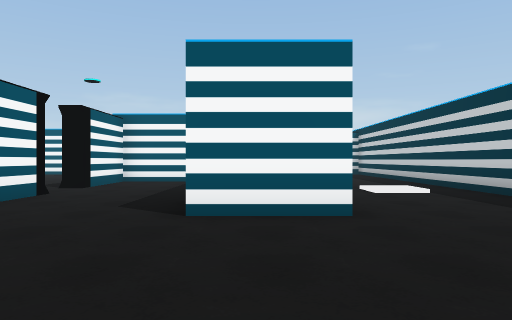
View 1 (above)

21 first-person views from a walk through a 3-D level made in the Unity game engine. The camera is 1.2 m above the floor, looks level and sees 70° across. Doors are open. The floor is counted in squares, 2 m on a side. Each view is taken from the middle of a square. On the plan, view 1 faces up. The plan holds only what a view shows up to about 10 squares ahead; the rest is blank. The place goes on beyond the plan. The player is left out.

View 2
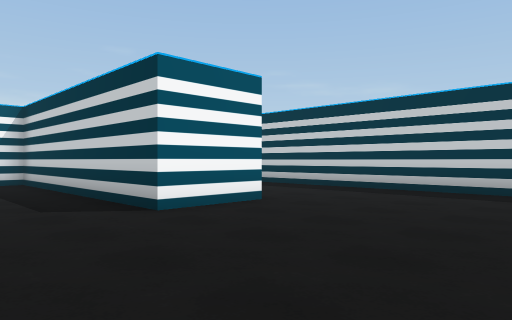

View 3
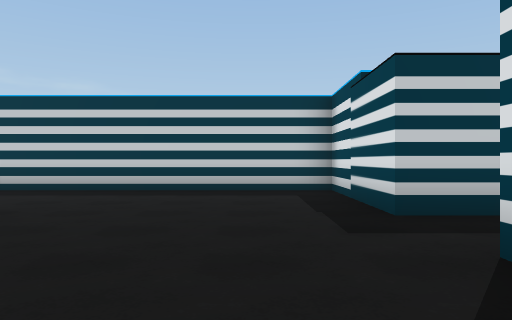

View 4
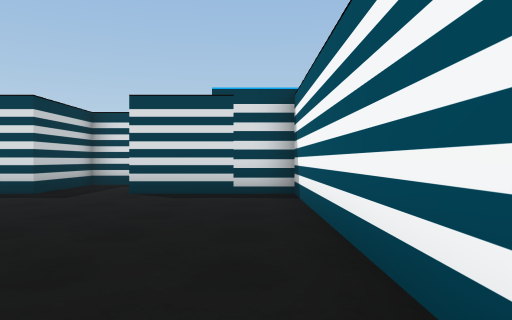

View 5
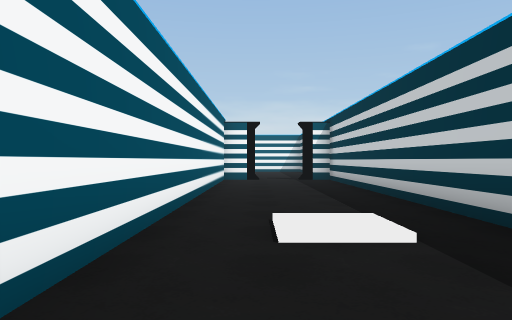

View 6
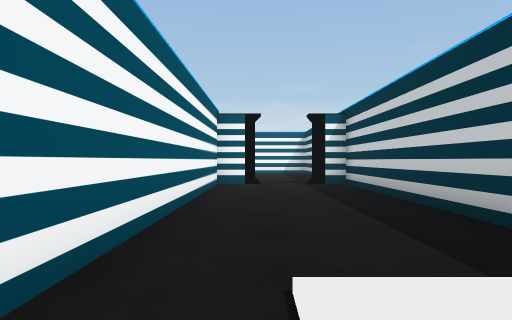

View 7
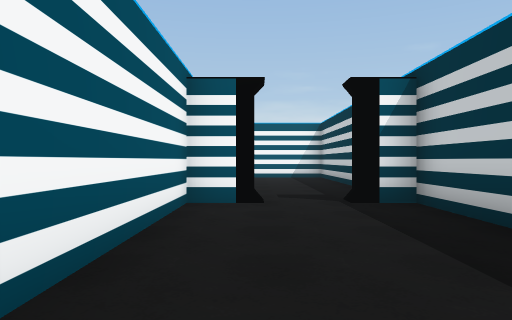

View 8
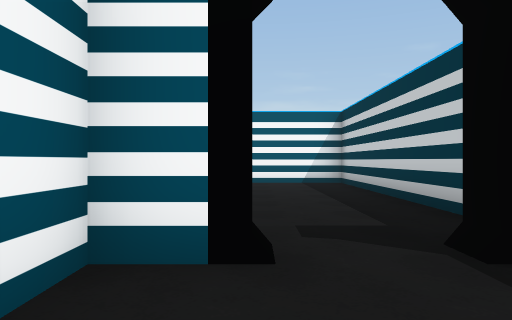

View 9
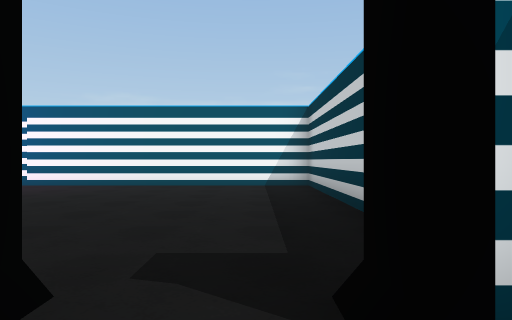

View 10
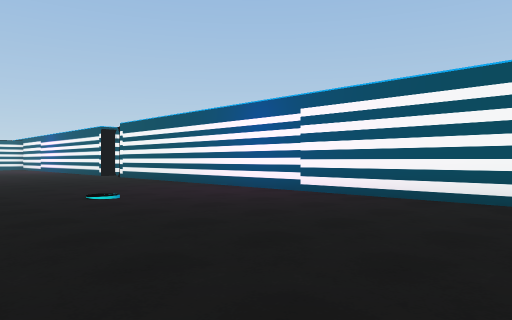

View 11
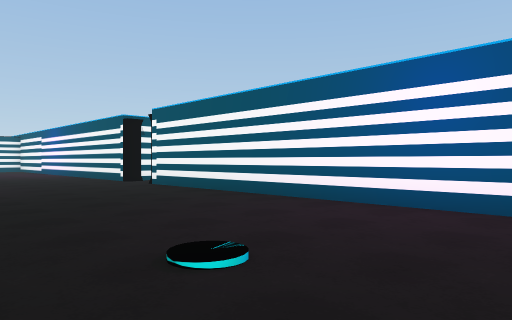

View 12
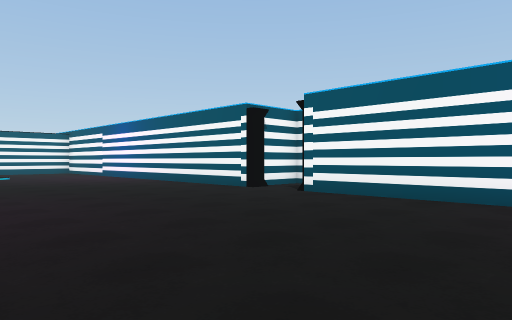

View 13
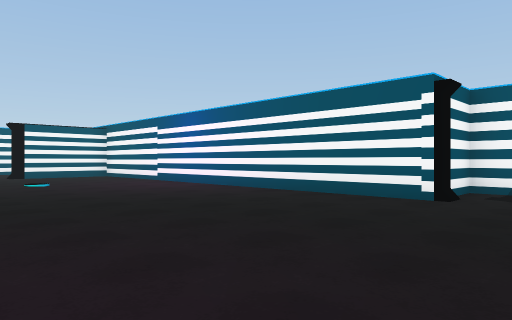

View 14
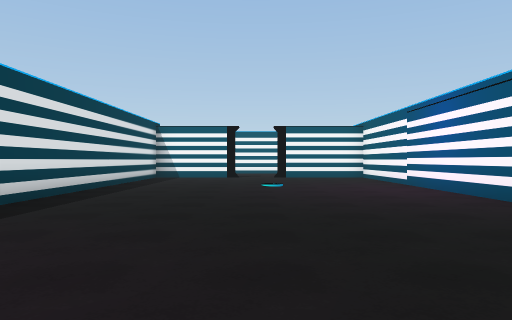

View 15
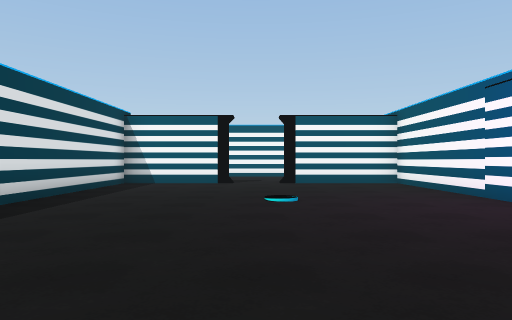

View 16
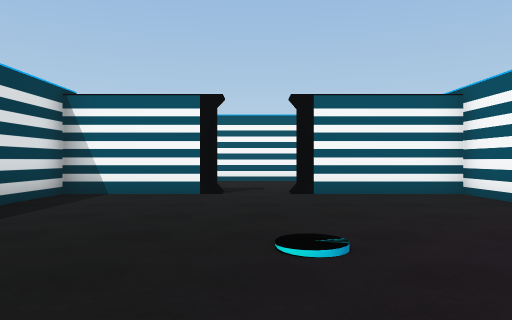

View 17
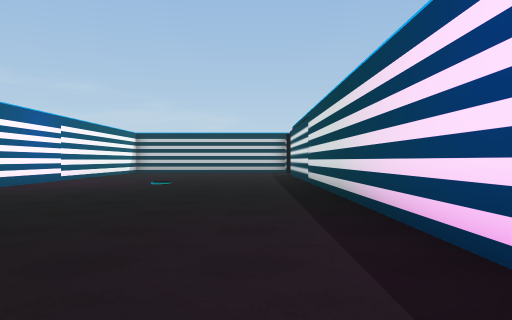

View 18
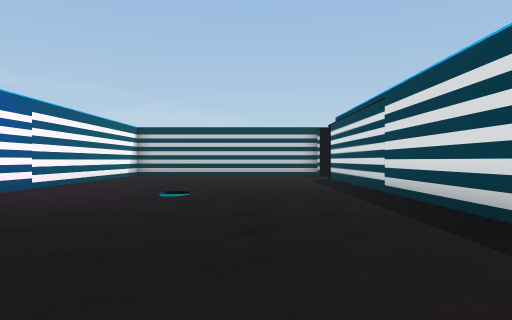

View 19
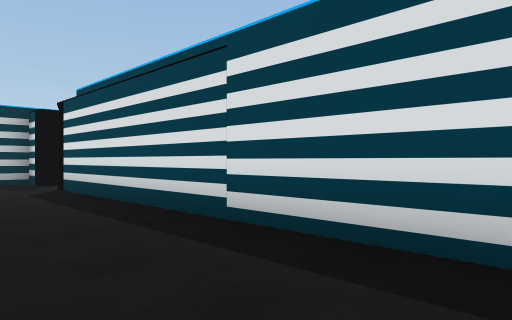

View 20
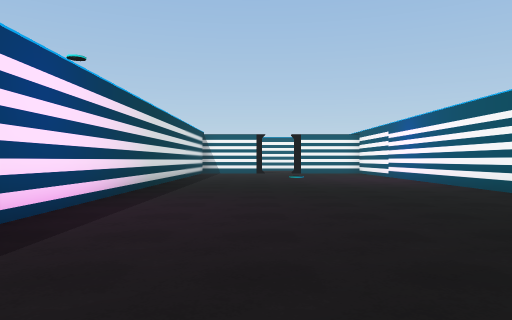

View 21
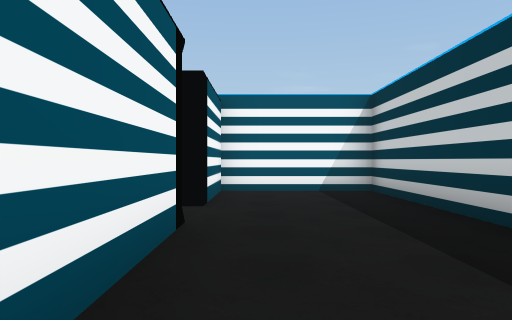

### Floor plan
Points are (right, up) in squares from view 1. A wall is a line through its corners. A room is listed if a view was taken in it or the views show most of it. See-through windows are left out.
Room 1 (views 1, 2, 3, 4, 5, 6, 7, 8, 9, 21)
walls: (1.1, 3.9) (-0.7, 3.9) (-0.7, 10.1) (-3.7, 10.1) (-3.7, 7.9); (-3.7, 6.5) (-3.7, -0.5) (-0.6, -0.5); (0, -2.8) (1, -2.8) (1, -0.5) (4.2, -0.5) (4.2, 15.1) (3.5, 15.1); (2.1, 15.1) (1, 15.1) (1, 5.4)
ways out: open door at (2.5, 15) to room 2; open door at (-4, 7.5)
Room 2 (views 10, 11, 12, 13, 14, 15, 16, 17, 18, 19, 20)
walls: (-11.9, 22.6) (-23.4, 22.6) (-23.4, 19.8); (-23.4, 18.3) (-23.4, 15.6) (2, 15.6); (3.5, 15.6) (4.2, 15.6) (4.2, 22.6) (-10.5, 22.6)
ways out: open door at (2.5, 15) to room 1; open door at (-24, 19); open door at (-11.5, 23)

Positions as (right, up) in squares from view 1, and headings:
1: (0, 0), facing up
2: (-3, 0), facing up-right
3: (-3, 1), facing right
4: (-3, 6), facing down
5: (2, 4), facing up
6: (2, 6), facing up
7: (2, 10), facing up
8: (2, 13), facing up
9: (3, 14), facing up
10: (2, 17), facing up-left
11: (-2, 18), facing up-left
12: (-6, 17), facing up-left
13: (-10, 17), facing up-left
14: (-11, 19), facing left
15: (-14, 19), facing left
16: (-17, 19), facing left
17: (-13, 17), facing right
18: (-10, 18), facing right
19: (-6, 18), facing down-right
20: (-7, 18), facing left
21: (-3, 3), facing up
